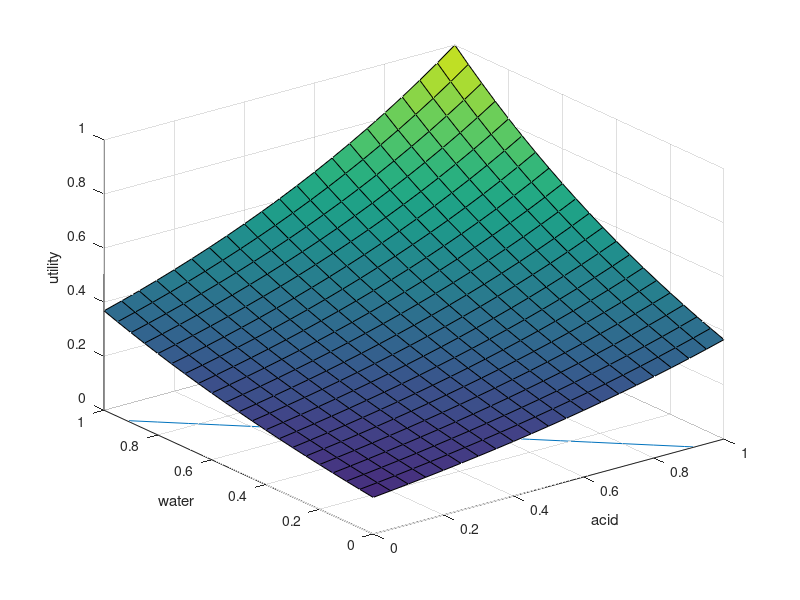

This chart was generated by the following MATLAB code: (Note: this script raises an error after producing the figure.)
clear all
hold off
%x = -10:0.5:10;
x = 0:0.05:1;
[X,Y] = meshgrid(x);
%Z = -(Y.^2)+(X*-Y) ;
%Z = exp((X+Y) - (X-Y).^2);
%Z = (abs(X)./abs(Y)) - ((X-Y).^3);
Z = exp((-X.*Y) - ((X-Y).^2)+1)/exp(1);
W = -(X.^2) + (X.*Y) - (Y.^2) +1;
u = 0.9;
%y = 0.5 * (x + sqrt((-4*u) - (3* (x.^2)) + 4));
%z = 0.5 * (x - sqrt((-4*u) - (3* (x.^2)) + 4));
%contour3(X,Y,Z,30)
%hold on
surf(X,Y,Z)
hold on
ylim([0,1])
%plot(x,y)
%plot(x,z)
xlabel('x')
ylabel('y')
zlabel('z')


%x^2+2*x*y+y^2=0;

%%
x = [0:1:100];
%y = [0:.7:300];
alpha = 0.3;
[X1,X2] = meshgrid(x, x);
for i =1:length(X1)
    for j=1:length(X1(1,:))
        Y1(i,j)=0;
        Y1(i,j) = i/j;
        if (Y1(i,j)<5)
            Y2(i,j) = 1;
        else
            Y2(i,j)= 0;
        end
    end

end

%surf(X1, X2, Y1)
%surf(X1,X2,Y2)
%%
x = 0:0.025:1;
[X,Y] = meshgrid(x);
Z = Y.*exp(-(X+0.3).^2-((Y).^2));
contour3(X,Y,Z,30)
xlabel('water')
ylabel('base')
zlabel('utility')
%%
hold off
clear all
x = 0:0.05:1;
[X,Y] = meshgrid(x);
Z = exp(X+Y)/exp(2);
W = exp(X+X)/exp(1);
normZ = Z - min(Z(:));
normZ = normZ ./ max(normZ(:)); % *
surf(X,Y,Z)
%contour3(X,Y,Z,50)

xlabel('acid')
ylabel('water')
zlabel('utility')


hold on
%[t1,t2] = meshgrid(x);
%t2 = t2+log(0.4415);
%z = 1.2 * ones(1,21);
%t3 = meshgrid(z);

%surf(t1,t2,t3)
base = 0.3;
water = 0.3;
scatter(base,water);
u = 0.4;
ylim([0 1])
plot(x, (-x-log(u)));
a = 0.5*(-(log(u))+base-water)
b = 0.5*(-(log(u))-base+water)
scatter(a,b)
%bod = [0.7;0.3];
%scatter(bod)
%plot(bod)
%%
%%
clear all
hold off
x = 1:10;
y = 11:20;
z = x'*y;
c = randi(10,10);
sliceomatic(x,y,z,c)
%%
clear all
x = 0:0.05:1;
[X,Y,Z] = meshgrid(x, x, x);
c = exp(X+Y+Z)/exp(3);
surf(X(:,:,21),Y(:,:,21),c(:,:,21));
%sliceomatic1p0(c)
%%
clear all
x = 0:0.05:1;
plot(x,0.1./x)
xlim([0 1])
ylim([0 1])
%%
clear all
[x,y,z] = meshgrid(-2:.2:2, -2:.25:2, -2:.16:2);
v = x .* exp(-x.^2 - y.^2 - z.^2);
sliceomatic(v)
%%
x = 0:0.05:1;
[X,Y] = meshgrid(x);
Z = 0.5 * (-abs(X).^2+abs(Y).^2);
normZ = Z - min(Z(:));
normZ = normZ ./ max(normZ(:)); % *
contour3(X,Y,Z,50)
xlabel('water')
ylabel('base')
zlabel('utility')

%%
clear all
x = [0:.05:1];
[X1,X2] = meshgrid(x, x);
for i =1:length(X1)
    for j=1:length(X1(1,:))
        Y1(i,j)=0;
        Y1(i,j) = 0.1*log(i) /( 0.1*log(j));
        if (Y1(i,j)<1)
            Y2(i,j) = 1;
        else
            Y2(i,j)= 0;
        end
    end

end

surf(X1, X2, Y1)
%surf(X1,X2,Y2)
xlabel('x_1 or i')
ylabel('x_2 or j')
zlabel('utility')


%%
clear all
x = [-1:0.1:5];
plot(x, (0.5*log(x)) + 0.5*log(10));
%%
clear all
hold off
x = [0:0.05:1];
%y = x.^2;
plot(x,x-0.2)
hold on
plot(x, x+0.2);
ylim([0 1]);
%%

%%
clear all
x = [0:.05:1];
[X1,X2] = meshgrid(x, x);
for i =1:length(X1)
    for j=1:length(X1(1,:))
        Y1(i,j)=0;
        Y1(i,j) = 0.3*i - 0.4*j;
        if (Y1(i,j)<1)
            Y2(i,j) = 1;
        else
            Y2(i,j)= 0;
        end
    end

end

surf(X1, X2, Y1)
%surf(X1,X2,Y2)
xlabel('x_1 or i')
ylabel('x_2 or j')
zlabel('utility')


%%
clear all
hold off
x = -0.5:0.05:1;
[X,Y] = meshgrid(x);
Z = exp(-X+Y)/exp(1);
%Z = 0.5 * (-abs(X).^2+abs(Y).^2);
%normZ = Z - min(Z(:));
%normZ = normZ ./ max(normZ(:)); % *
contour3(X,Y,Z,50)
xlabel('water')
ylabel('base')
%zlabel('utility')
hold on

water = 0.25;
base = 0.5;
%scatter(water,base);
u = 0.99;
ylim([0 1])
xlim([-0.5 1])

plot(x, (x+(log(u)+1)));
plot(x,-x+((log(u)+1)));
a = 0.5*(-(log(u)+1)+water+base)
b = 0.5*((log(u)+1)+water+base)
points = [water, a;base, b];
scatter(points(1,:), points(2,:))
%bod = [0.7;0.3];
%scatter(bod)
%plot(bod)
%%
%clear all
u = 0.99;
z = 0.5;
t = 0.2;
Q1 = [z; z+(log(u)+1)];
Q2 = [t; t+(log(u)+1)];
P = [0.25; 0.5];
a = 0.05;
b = 1.04;
X3 = [0.25,0.5;a,b];
d2 = pdist(X3,'euclidean')
sqrt((0.25-a)^2+(0.5-b)^2)
% Ax+By+X = 0; (m,n)
% d = Am+Bn+C / sqrt(A^2 + B^2)
d3 = (0.25-0.5+(log(u)+1))/(sqrt(2))
%%
clear all
hold off
x = 0:0.05:1;
[X,Y] = meshgrid(x);
Z = exp(-X+Y)/exp(1);
%Z = 0.5 * (-abs(X).^2+abs(Y).^2);
%normZ = Z - min(Z(:));
%normZ = normZ ./ max(normZ(:)); % *
contour3(X,Y,Z,50)
xlabel('water')
ylabel('base')
%zlabel('utility')
hold on

water = 0.25;
base = 0.5;
%scatter(water,base);
u = 0.99;
ylim([0 1])
xlim([-0.5 1])

plot(x, (x+(log(u)+1)));
plot(x,-x+((log(u)+1)));
a = 0.5*(-(log(u)+1)+water+base)
b = 0.5*((log(u)+1)+water+base)
points = [water, a;base, b];
scatter(points(1,:), points(2,:))
%bod = [0.7;0.3];
%scatter(bod)
%plot(bod)
%%
%clear all
u = 0.99;
z = 0.5;
t = 0.2;
Q1 = [z; z+(log(u)+1)];
Q2 = [t; t+(log(u)+1)];
P = [0.25; 0.5];
a = 0.05;
b = 1.04;
X3 = [0.25,0.5;a,b];
d2 = pdist(X3,'euclidean')
sqrt((0.25-a)^2+(0.5-b)^2)
% Ax+By+X = 0; (m,n)
% d = Am+Bn+C / sqrt(A^2 + B^2)
d3 = (0.25-0.5+(log(u)+1))/(sqrt(2))
%%
clear all
hold off
x = 0:0.05:1;
u=0.8;
[X,Y] = meshgrid(x);
Z = -X-Y+(log(u)+3);
surf(X,Y,Z)
x = 0.25;
y = 0.3;
z = 0.2;
hold on
scatter3(x,y,z)
a = (x*(log(u)+3))/3;
b = (y*-(log(u)+3))/3;
c = (z*-(log(u)+3))/3;
scatter3(a,b,c)
xlabel('x')
ylabel('y')
zlabel('z')
%%
clear all
hold off
x = 0:0.05:1;
u=0.4;
[X,Y] = meshgrid(x);
Z = -X-Y +(log(u)+3);
surf(X,Y,Z)
x = 0.25;
y = 0.3;
z = 0.4;
hold on
T = X+Y;
%surf(X,Y,T)
scatter3(x,y,z)
a = x + ((log(u)+3-(x+y+z))/(3));
b = y + ((log(u)+3-(x+y+z))/(3));
c = z + ((log(u)+3-(x+y+z))/(3));
scatter3(a,b,c)
xlabel('x')
ylabel('y')
zlabel('z')
